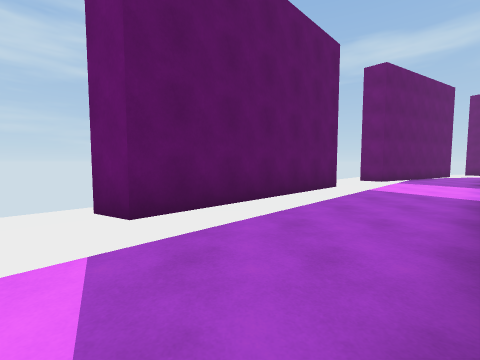
[1] (above)

17 first-person views from a walk through a 3-D level made in the Unity game engine. The camera is 1.4 m above the floor, tilts 4° down and sees 90° across. The floor is counted in squares, 2 m on a side. Each view is taken from the middle of a square. On the plan, view 1 faces up. The plan holds only what a view shows up to about 9 squares ahead; the rest is blank. The place goes on beyond the plan. Some animated figures are not drawn.

[2]
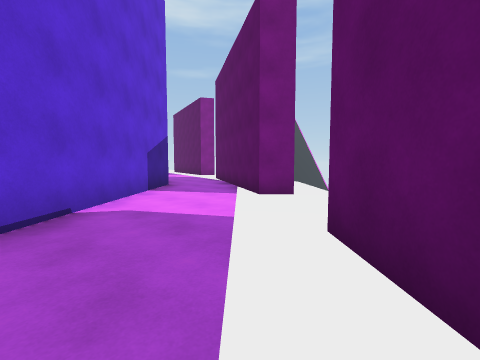

[3]
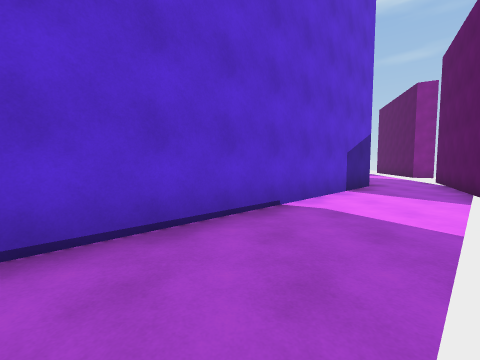

[4]
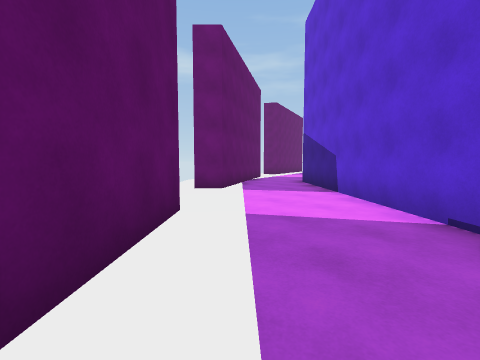

[5]
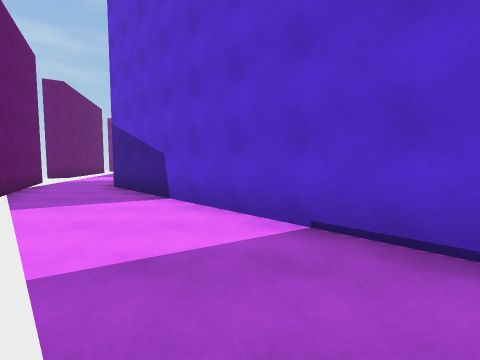

[6]
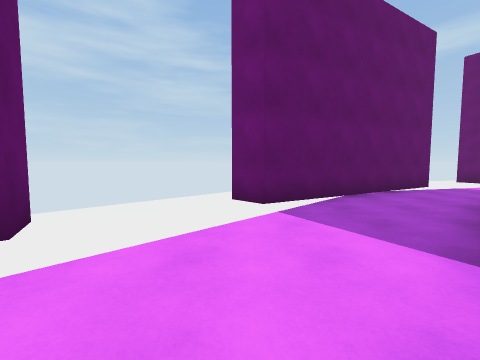

[7]
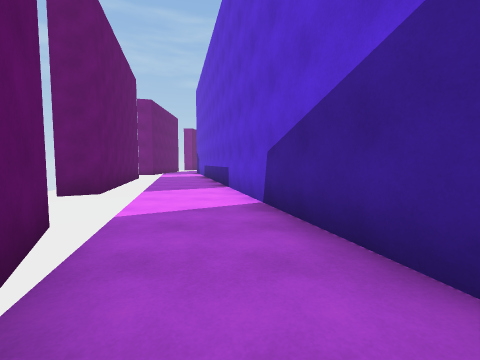

[8]
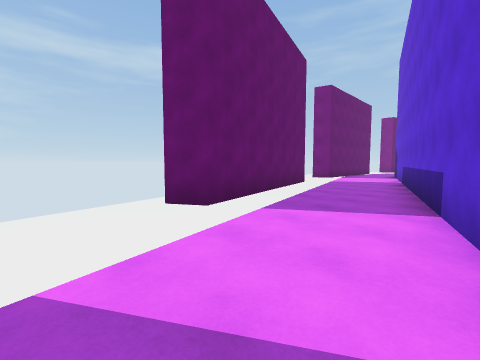

[9]
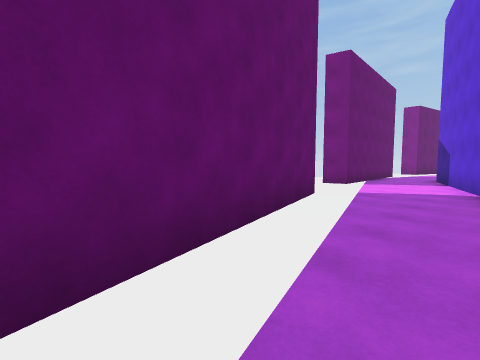

[10]
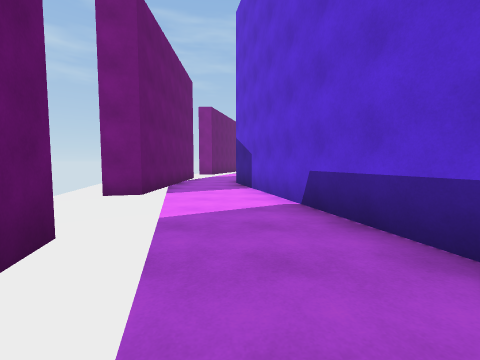

[11]
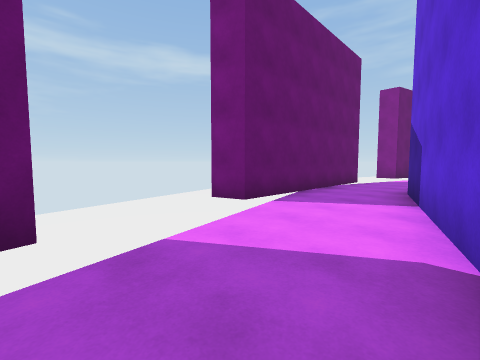

[12]
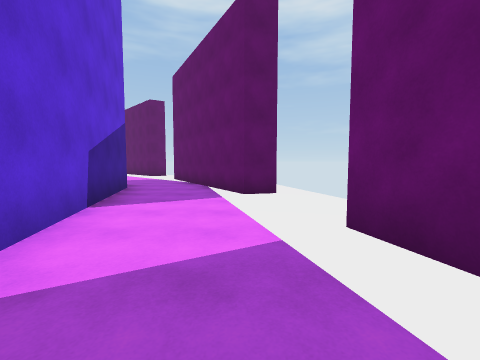

[13]
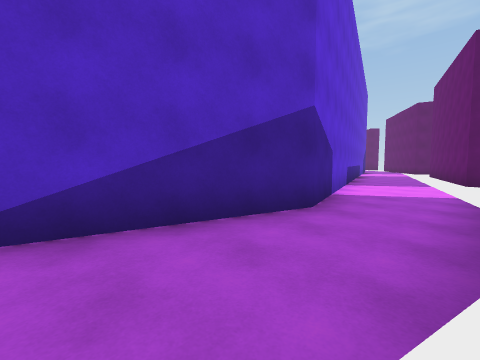

[14]
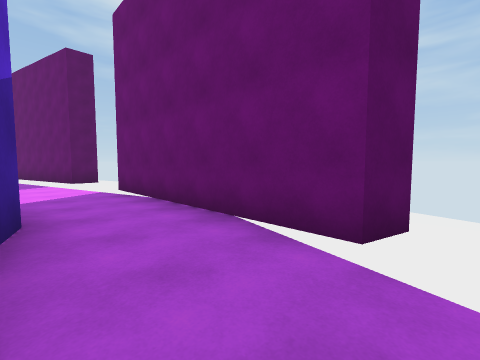

[15]
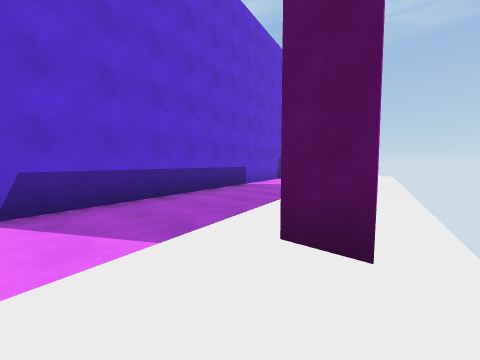

[16]
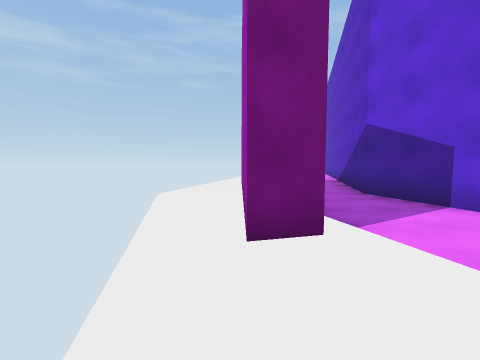

[17]
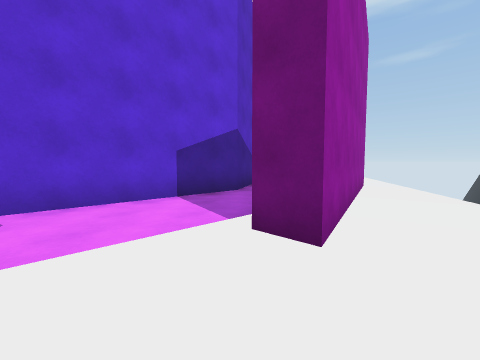

### Floor plan
Points are (right, up) in squares from view 1. A wall is a line through its corners. A room is listed if a view was taken in it or the views show most of it. See-through windows are left out.
Room 1 (views 1, 2, 3, 4, 5, 6, 7, 17)
walls: (1.9, 6.2) (-1.4, 2.9) (-2.1, 3.3); (-3.7, 1) (-3.1, 0.5) (-5.1, -3); (-2.9, -3.3) (9.1, 8.7); (9.1, 11.3) (5.4, 9.1)
ways out: opening at (9, 10) to room 2; opening at (-4, -4); opening at (5, 6.2)
Room 2 (views 8, 9, 10, 11, 12, 15, 16)
walls: (17.8, 15.1) (19.2, 15.5) (19.2, 14.7) (13.4, 13.2) (13, 13.9); (10.4, 12.9) (10.6, 12.1) (9.1, 11.3); (24.6, 15.2) (22.3, 15.2) (22.1, 15.9); (9.1, 8.7) (25.5, 13.1)
ways out: opening at (9, 10) to room 1; opening at (24, 14) to room 3; gap at (10, 13)
Room 3 (views 13, 14)
walls: (28.5, 16) (28.3, 15.2) (24.6, 15.2); (25.5, 13.1) (29.1, 12.2)
ways out: opening at (24, 14) to room 2

Positions as (right, up) in squares from view 1, and headings:
1: (0, 0), facing up
2: (1, 4), facing down-left
3: (1, 4), facing down
4: (1, 4), facing up-right
5: (2, 5), facing right
6: (5, 5), facing up
7: (8, 10), facing right
8: (11, 10), facing up-right
9: (14, 12), facing up-right
10: (17, 13), facing right
11: (19, 12), facing up-right
12: (16, 12), facing left
13: (29, 15), facing down-left
14: (29, 13), facing up-left
15: (21, 16), facing down-left
16: (20, 16), facing right
17: (-3, 3), facing down
